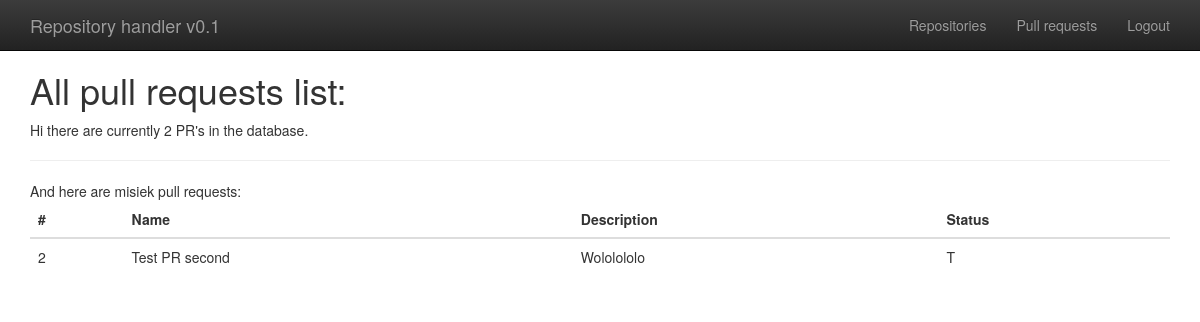
/validator/pr/ (signed in), run on the app's committed database.
### validator/models.py (models this page shows)
class PR(models.Model):
    owner = models.ForeignKey(User, related_name="pr_creator", on_delete=models.PROTECT)
    created = models.DateTimeField(auto_now_add=True)
    name = models.CharField(max_length=100, default="Unnamed PR")
    description = models.CharField(max_length=1000, null=True)
    status = models.CharField(max_length=1, default='N', choices=PR_STATUSES)
    merged = models.BooleanField()
    repo = models.ForeignKey(Repository, related_name="repository", on_delete=models.CASCADE)
    objects = PRQuerySet.as_manager()

### validator/views.py (the view)
# urls.py: path('pr/', views.all_prs, name='pr_list'),
@login_required
def all_prs(request):
    myprs = PR.objects.current_user_prs(request.user)
    return render(request, 'validator/prs.html',
                  {'nprs': PR.objects.count(),
                   'allprs': myprs})

### validator/models.py (called while the page is built)
    def current_user_prs(self, user):
        return self.filter(
            Q(owner=user)
        )

### templates/validator/prs.html (shortened to what this page needs)
{%  extends "../base.html" %}
{% block content %}
<h1>All pull requests list:</h1>
<div>Hi there are currently {{ nprs }} PR's in the database.</div>
<hr>
<div>And here are {{  user.username }} pull requests:</div>
    <table class="table table-hover">
        <thead class="thead-dark">
        <tr>
            <th>#</th>
            <th>Name</th>
            <th>Description</th>
            <th>Status</th>
        </tr>
        </thead>
        <tbody>
        {% for p in allprs %}
            <tr data-href="{{ p.id }}">
                <td>{{ p.id }}</td>
                <td>{{ p.name }}</td>
                <td>{{ p.description }}</td>
                <td>{{ p.status }}</td>
            </tr>
        {% endfor %}
        </tbody>
    </table>
{% endblock %}

### static/css/main.css (style rules this page uses)
table tr[data-href] { cursor: pointer; }

### templates/base.html (style rules this page uses)
body { padding-top: 50px; padding-bottom: 20px; }

### data on the page
PR: id "2", name "Test PR second", description "Wololololo", status "T"

### other printed values
{{ nprs }} "2"
{{ user.username }} "misiek"
